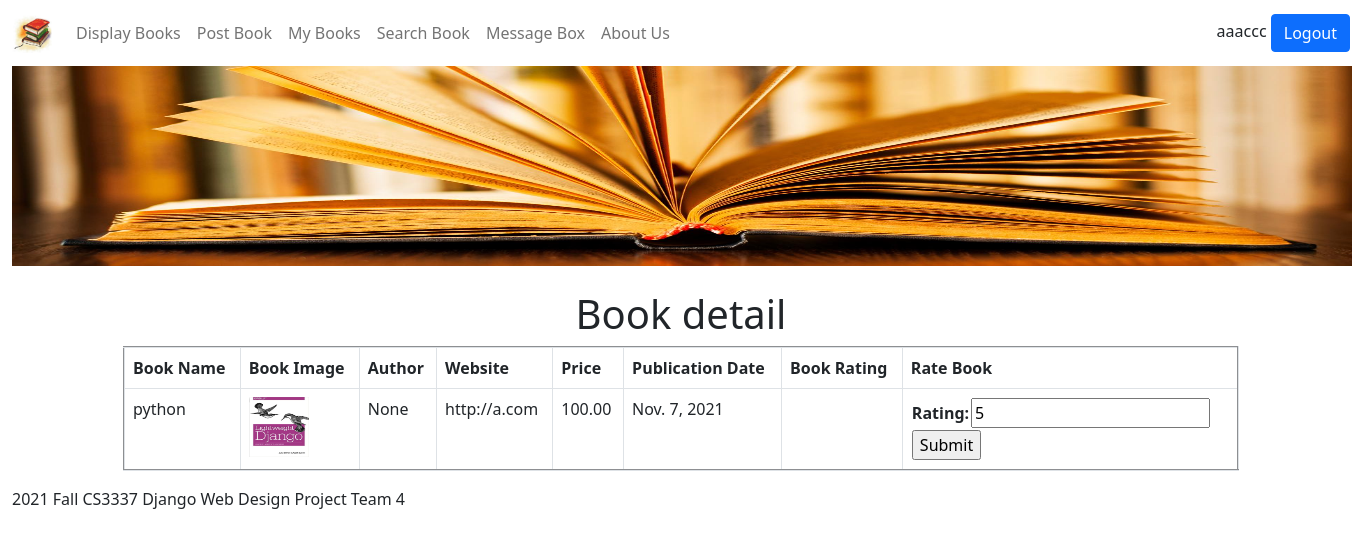
The page /book_detail/1 (signed in) on the database its author committed.
### bookMng/models.py (models this page shows, shortened)
class Book(models.Model):
    name = models.CharField(max_length=200)
    web = models.URLField(max_length=200)
    price = models.DecimalField(decimal_places=2, max_digits=6)
    publishdate = models.DateField(auto_now=True)
    picture = models.FileField(upload_to='bookEx/static/uploads')
    pic_path = models.CharField(max_length=300, editable=False, blank=True)
    username = models.ForeignKey(User, blank=True, null=True, on_delete=models.CASCADE)
    total_rating = models.DecimalField(decimal_places=1, max_digits=65, default=5)

### bookMng/views.py (the view)
# urls.py: path('book_detail/<int:book_id>',views.book_detail, name='book_detail'),
@login_required(login_url=reverse_lazy('login'))
def book_detail(request, book_id):
    book = Book.objects.get(id=book_id)
    book.pic_path = book.picture.url[14:]
    form = BookRatingForm(request.POST or None)
    if request.method == 'POST':
        if form.is_valid():
            book_rating = form.save(commit=False)
            book.total_rating = book_rating.rating
            book.save()
            return HttpResponseRedirect('/displaybooks')
    return render(request,
                  'bookMng/book_detail.html',
                  {
                      'item_list': MainMenu.objects.all(),
                      'book': book,
                      'form': form,
                  })

### bookMng/forms.py
class BookRatingForm(ModelForm):
    class Meta:
        model = BookRating
        fields = [
            'rating',
        ]

### bookEx/templates/bookMng/book_detail.html (shortened to what this page needs)
{% extends "base.html" %}
{% load static %}
{% block content %}
<h1 align="center"> Book detail </h1>
<table align="center" border="2" width="500" class="table table-bordered">
    <thead class="thead-light">
    <tr>
        <th scope="col">Book Name</th>
        <th scope="col">Book Image</th>
        <th scope="col">Author</th>
        <th scope="col">Website</th>
        <th scope="col">Price</th>
        <th scope="col">Publication Date</th>
        <th scope="col">Book Rating</th>
        <th scope="col">Rate Book</th>
    </tr>
    </thead>
    <tr>
        <td>{{ book.name }}</td>
        <td>
            <img src="{% static book.pic_path %}" width="60" height="60">
        </td>
        <td>{{ book.username }}</td>
        <td>{{ book.web }}</td>
        <td>{{ book.price }}</td>
        <td>{{ book.publishdate }}</td>
        <td>{{ book.avg_rating }}</td>
        <td>
            <form action="" enctype="multipart/form-data" method="post" novalidate>
                <table>
                    {{ form.as_table }}
                    <tr>
                        <td colspan="2"><input type="submit" value="Submit"></td>
                    </tr>
                </table>
            </form>
        </td>
    </tr>
</table>
{% endblock content %}

### bookEx/templates/base.html (shortened to what this page needs)
{% load static %}
<!DOCTYPE html>
<html lang="en">
<head>
    <link href="{% static 'main.css' %}" rel="stylesheet" type="text/css">
    <link href="https://cdn.jsdelivr.net/npm/bootstrap@5.0.2/dist/css/bootstrap.min.css" rel="stylesheet">
</head>
<body class="container-fluid">
    <nav class="navbar navbar-expand-sm navbar-light">
        <a class="navbar-brand" href="/">
            <img src="{% static 'logo.jfif' %}" width="40" height ="40" alt=""/>
        </a>
        <div class="collapse navbar-collapse">
            <ul class="navbar-nav mr-auto">
                    <li class="nav-item">
                        <a class="nav-link" href="\displaybooks">Display Books</a>
                    </li>
                    <li class="nav-item">
                        <a class="nav-link" href="\postbook">Post Book</a>
                    </li>
                    <li class="nav-item">
                        <a class="nav-link" href="\mybooks">My Books</a>
                    </li>
                    <li class="nav-item">
                        <a class="nav-link" href="\search">Search Book</a>
                    </li>
                    <li class="nav-item">
                        <a class="nav-link" href="\messagebox">Message Box</a>
                    </li>
                    <li class="nav-item">
                        <a class="nav-link" href="\aboutus">About Us</a>
                    </li>
                </ul>
        </div>
        <div class="container-sm-2" align="right">
            {% if user.is_authenticated %}
            {{ user.username }}
                    <a class="btn btn-primary" href="{% url 'logout' %}?next=/" role="button">Logout</a>
                {% else %}
                    Not Logged in
                    <a class="btn btn-primary" href="{% url 'login' %}?next=/" role="button">Login</a>
            {% endif %}
        </div>
    </nav>
    <div class="col-md-12 col-lg-12" >
        <div class="px-0" align="center">
            <img src="{% static 'topbanner.jpg' %}" width="1340" height="200" alt=""/>
        </div>
    </div>
    <br>
    <div class="container" align="center">
        {% block content %}{% endblock content %}
    </div>
    <div id="footer" class="col-12 mt-3">
        2021 Fall CS3337 Django Web Design Project Team 4
    </div>
</body>
</html>

### rows shown on the page
Book: name "python", pic_path (picture), username "None", web "http://a.com", price "100.00", publishdate "Nov. 7, 2021"

### other values the page prints
{{ user.username }} "aaaccc"
